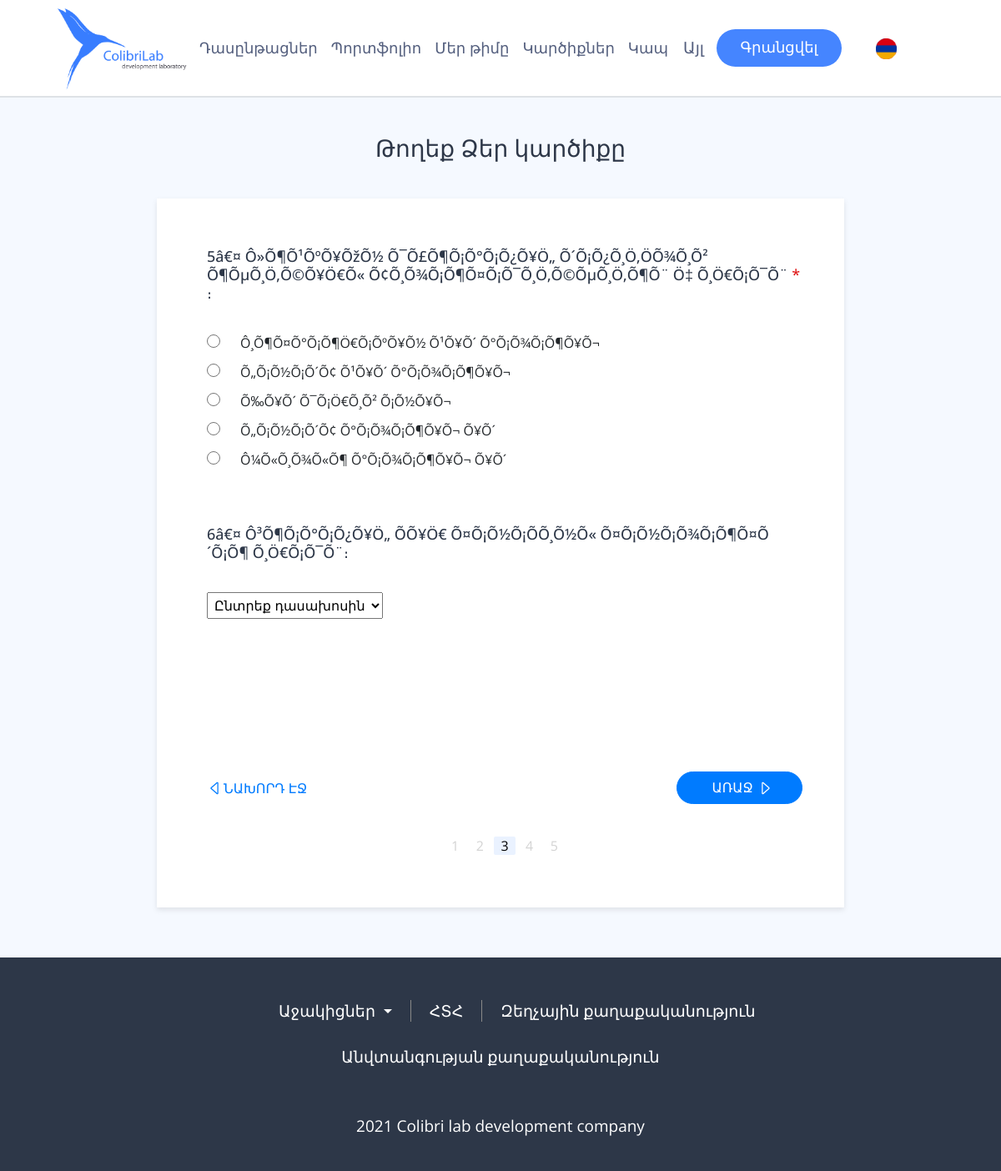
/yes2.php, run on the app's committed database.
### tables this page shows
CREATE TABLE `questions_yes` (
  `id` int(4) NOT NULL,
  `question` varchar(300) DEFAULT NULL,
  `checked` varchar(15) DEFAULT NULL
);

CREATE TABLE `answers` (
  `id` int(4) NOT NULL,
  `patasxan` varchar(150) DEFAULT NULL,
  `type` varchar(30) DEFAULT NULL,
  `harc_id` int(4) DEFAULT NULL
);

### admin/model.php (called while the page is built, shortened)
<?php
   class model {
       private $conn;
       public function  __construct(){
           $this->conn=mysqli_connect('localhost', 'root', '123456', 'colibrilab');
       }
       public function get ($table, $id=null){
        if (!$id) {
            $query="select * from $table ";
            $res=mysqli_query($this->conn,$query);
            if(mysqli_num_rows($res)>0){
                return mysqli_fetch_all($res, MYSQLI_ASSOC);
            }
           return null;
        }
         return null;
    }
    public function get_answer($harc_id){
        $query="select * from answers where harc_id='$harc_id'";
        $res = mysqli_query($this->conn, $query);
        return mysqli_fetch_all($res, MYSQLI_ASSOC);
    }
}
?>

### yes2.php (the view, shortened to what this page needs)
<?php
include("./admin/model.php");
$model = new model;
$m=$model->get('questions_yes');
include_once ('./meta.php');
?>
<link rel="stylesheet" href="./css/yes2.css">
<?php
include_once ('./header.php');
?>
    <div class="all">
        <h3 class="h3">Թողեք Ձեր կարծիքը</h3>
            <div class="page">
                <?php
                        if ($m[4]['checked']=="on") {
                            echo "<h5 class='subtitle subtitle1'  style='position: relative; display: block;'>".$m[4]['question']."<span> *</span> ։<span class='error1'>Պարտադիր է լրացման</span></h5>";
                        }else{
                            echo "<h5 class='subtitle subtitle1'  style='position: relative; display: block;'>".$m[4]['question']."։</h5>";
                        }
                    ?>
                <?php
                            $id=$m[4]['id'];
                            $answer = $model->get_answer($id);
                        foreach ($answer as  $val) {
                            if ($val['type']=='input') {
                                echo "<input type=".$val['type']." placeholder='Մուտքագրեք տեքստը' class='arr form-control shadow-none' style='border:none;border-bottom: 3px solid #E5E5E6;' id=".$val['id']." name='inp'>";
                            }
                            else{
                                if ($val['type']=='radio') {
                                   echo "<p><input type=".$val['type']." class='radio' id=".$val['id']." name='inp'><label for=".$val['id']."><span class=span>".$val['patasxan']."</span></label></p>";
                                }else{
                                    echo "<p><input type=".$val['type']." class='checkbox' id=".$val['id']." name='inp'><label for=".$val['id']."><span class=span>".$val['patasxan']."</span></label></p>";
                                }
                            }
                        }
                        ?>
                <?php
                        if ($m[5]['checked']=="on") {
                            echo "<h5 class='subtitle'  style='margin-top: 67px; position: relative; display: block;'>".$m[5]['question']."<span> *</span> ։<span class='error1'>Պարտադիր է լրացման</span></h5>";
                        }else{
                            echo "<h5 class='subtitle'  style='margin-top: 67px; position: relative; display: block;'>".$m[5]['question']."։</h5>";
                        }
                    ?>
<?php
                            $id=$m[5]['id'];
                            $answer = $model->get_answer($id);
                        foreach ($answer as  $val) {
                            if ($val['type']=='input') {
                                echo "<input type=".$val['type']." placeholder='Մուտքագրեք տեքստը' class='arr form-control shadow-none' style='border:none;border-bottom: 3px solid #E5E5E6;' id=".$val['id']." name='inp'>";
                            }
                            elseif($val['type']=='select'){
                                echo "<select class='sel'>";
                                echo "<option hidden value=''>Ընտրեք դասախոսին</option>";
                                echo "</select>";
                            }
                        }
                        ?>
                <div class="next"><button class="btn btn-primary go "><a class="a"  >ԱՌԱՋ <svg style="margin-bottom: 2px; " xmlns="http://www.w3.org/2000/svg" width="20" height="20" fill="currentColor" class="bi bi-caret-right" viewBox="0 0 16 16">
                    <path d="M6 12.796V3.204L11.481 8 6 12.796zm.659.753 5.48-4.796a1 1 0 0 0 0-1.506L6.66 2.451C6.011 1.885 5 2.345 5 3.204v9.592a1 1 0 0 0 1.659.753z"/>
                  </svg></a> </button></div>
                  <div class="previous" style="position: relative;" ><a class="prev" style="position: absolute; left: 0; top: -69px; text-decoration: none;" href="./yes1.php" ><svg style="margin-bottom: 3px; " xmlns="http://www.w3.org/2000/svg" width="20" height="20" fill="currentColor" class="bi bi-caret-left" viewBox="0 0 16 16">
                    <path d="M10 12.796V3.204L4.519 8 10 12.796zm-.659.753-5.48-4.796a1 1 0 0 1 0-1.506l5.48-4.796A1 1 0 0 1 11 3.204v9.592a1 1 0 0 1-1.659.753z"/>
                  </svg>ՆԱԽՈՐԴ ԷՋ</div></a>
                <div class="numbers">
                    <span>1</span>
                    <span>2</span>
                    <span class="span1">3</span>
                    <span>4</span>
                    <span>5</span>
                </div>
        </div>
    </div>
<?php
    include_once("./footer.php");
?>
</body>
</html>

### css/yes2.css (style rules this page uses)
body { overflow-x: hidden; }
p { font-family: 'Open Sans', sans-serif; }
span { font-family: 'Open Sans', sans-serif; }
h3 { font-family: 'Open Sans', sans-serif; }
h5 { font-family: 'Open Sans', sans-serif; }
a { font-family: 'Open Sans', sans-serif; }
.all { width: 100%; height: 100%; background: #F5F9FF 0% 0% no-repeat padding-box; padding-bottom: 60px; }
.h3 { text-align: center; font-size: 32px; color: #2D3748; padding: 44px 0; margin-bottom: 0 !important; }
.page { padding-top: 59px; padding-bottom: 36px; padding-left: 60px; height: 850px !important; max-width: 824px; background: #FFFFFF 0% 0% no-repeat padding-box; box-shadow: 0px 3px 6px #70707029; margin: 0 auto; padding-right: 50px; }
.subtitle { font-size: 18px; color: #2D3748; margin-bottom: 37px; }
.subtitle>span { color: #DF1717; }
.span { margin-left: 24px; font-size: 16px ; }
.page>p { margin-bottom: 11px; }
.next { text-align: right; margin-top: 140px; }
.next>button { border-radius: 90px !important; margin-bottom: 38px; }
.numbers { text-align: center; }
.numbers>span { padding-right: 8px; padding-left: 8px; color: #D3D3D3; }
.span1 { color: black !important; background: #387DFF1A 0% 0% no-repeat padding-box; border-radius: 2px; }
.a { text-decoration: none; color: #FFFFFF; padding-left: 29px; padding-right: 22px; }
p>input { height: 16px; width: 16px; }
.sel { padding: 4px; margin-bottom: 43px; }

### css/header.css (style rules this page uses)
body { overflow-x: hidden; }
p { font-family: 'Open Sans', sans-serif; }
span { font-family: 'Open Sans', sans-serif; }
h3 { font-family: 'Open Sans', sans-serif; }
h5 { font-family: 'Open Sans', sans-serif; }
a { font-family: 'Open Sans', sans-serif; }
.span { font-family: 'Open Sans', sans-serif; }

### yes2.php (style rules this page uses)
label { margin-bottom:0 !important; }

### data on the page
questions_yes: question "5â€¤ Ô»Õ¶Õ¹ÕºÕ¥ÕžÕ½ Õ¯Õ£Õ¶Õ¡Õ°Õ¡Õ¿Õ¥Ö„ Õ´Õ¡Õ¿Õ¸Ö‚ÖÕ¾Õ¸Õ² Õ¶ÕµÕ¸Ö‚Õ©Õ¥Ö€Õ« Õ¢Õ¸Õ¾Õ¡Õ¶Õ¤Õ¡Õ¯Õ¸Ö‚Õ©ÕµÕ¸Ö‚Õ¶Õ¨ Ö‡ Õ¸Ö€Õ¡Õ¯Õ¨"
answers: patasxan "Ô¸Õ¶Õ¤Õ°Õ¡Õ¶Ö€Õ¡ÕºÕ¥Õ½ Õ¹Õ¥Õ´ Õ°Õ¡Õ¾Õ¡Õ¶Õ¥Õ¬"
answers: patasxan "Õ„Õ¡Õ½Õ¡Õ´Õ¢ Õ¹Õ¥Õ´ Õ°Õ¡Õ¾Õ¡Õ¶Õ¥Õ¬"
answers: patasxan "Õ‰Õ¥Õ´ Õ¯Õ¡Ö€Õ¸Õ² Õ¡Õ½Õ¥Õ¬"
answers: patasxan "Õ„Õ¡Õ½Õ¡Õ´Õ¢ Õ°Õ¡Õ¾Õ¡Õ¶Õ¥Õ¬ Õ¥Õ´"
answers: patasxan "Ô¼Õ«Õ¸Õ¾Õ«Õ¶ Õ°Õ¡Õ¾Õ¡Õ¶Õ¥Õ¬ Õ¥Õ´"
questions_yes: question "6â€¤ Ô³Õ¶Õ¡Õ°Õ¡Õ¿Õ¥Ö„ ÕÕ¥Ö€ Õ¤Õ¡Õ½Õ¡Õ­Õ¸Õ½Õ« Õ¤Õ¡Õ½Õ¡Õ¾Õ¡Õ¶Õ¤Õ´Õ¡Õ¶ Õ¸Ö€Õ¡Õ¯Õ¨"
